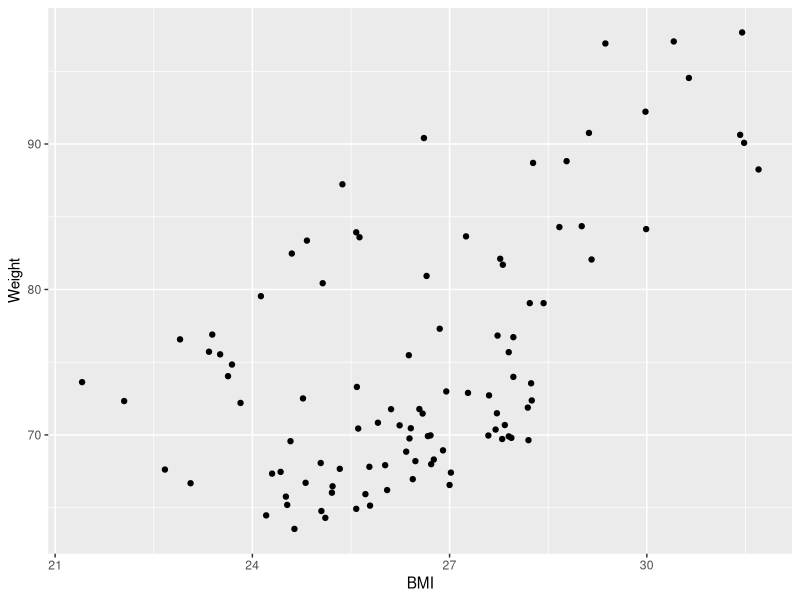
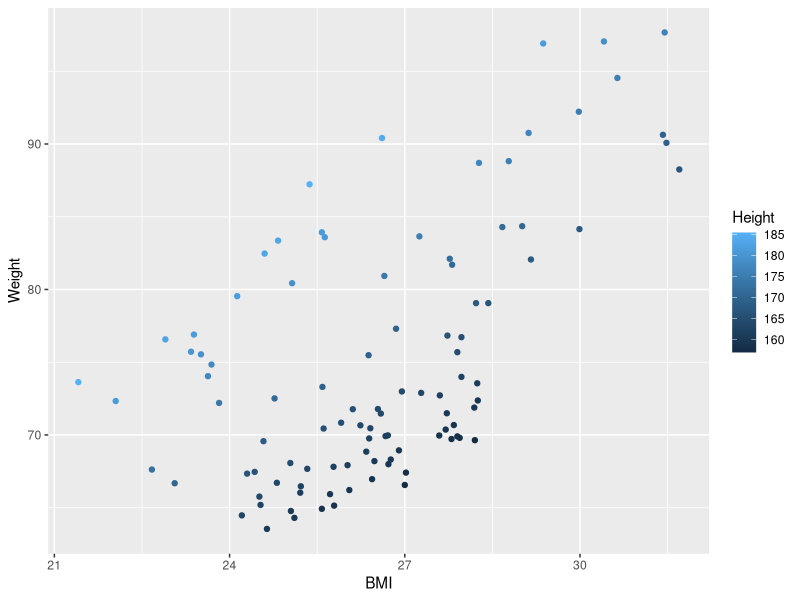
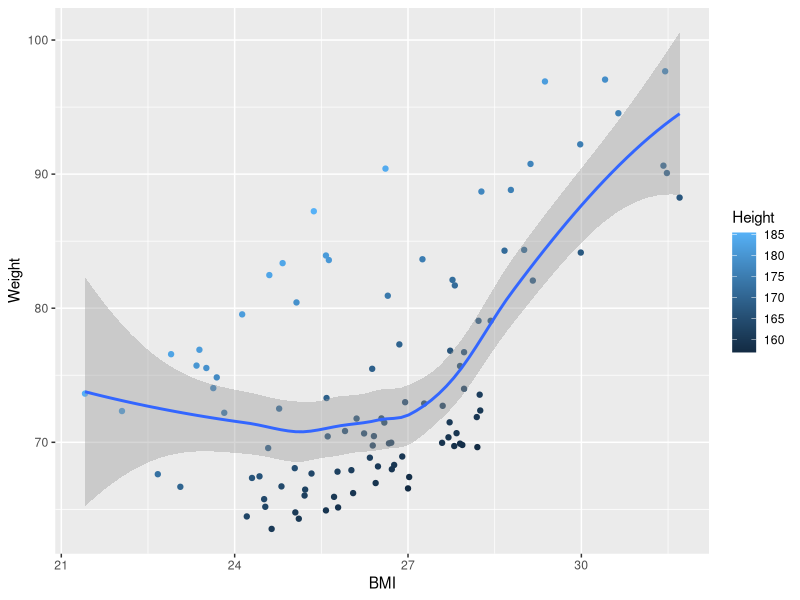
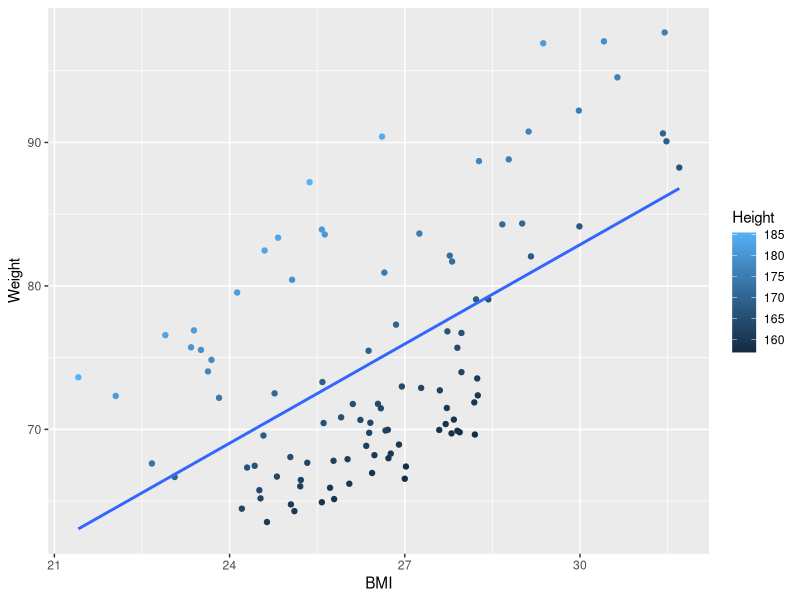
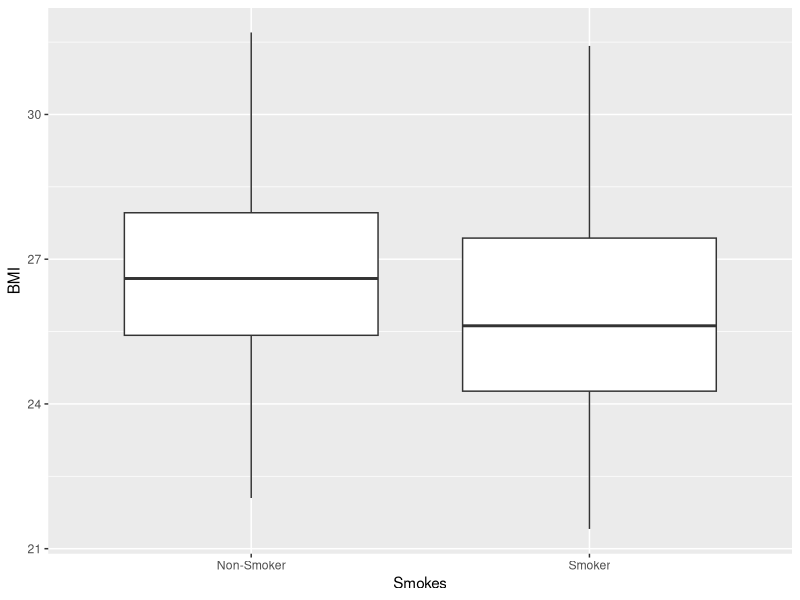
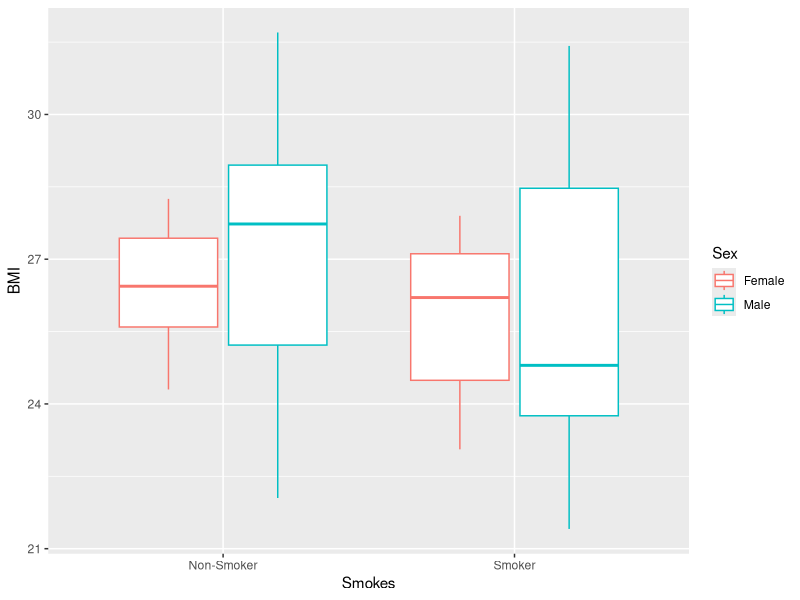
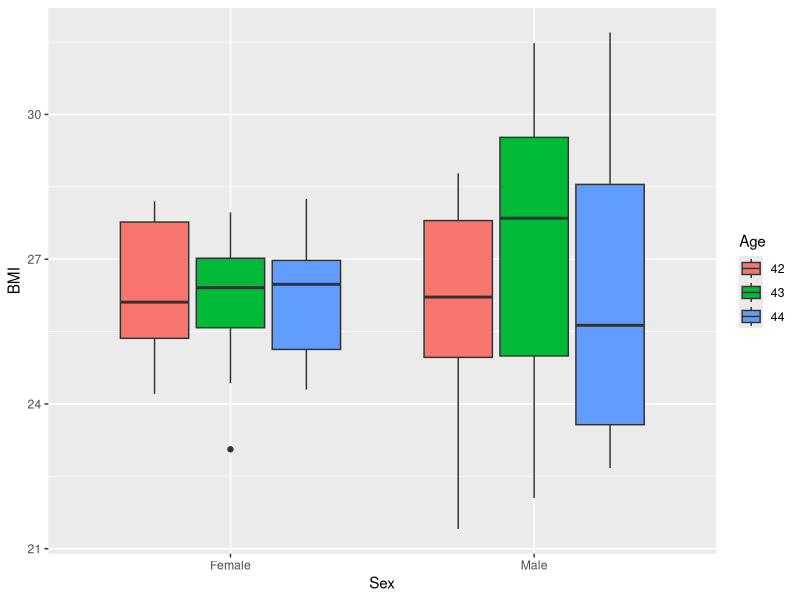
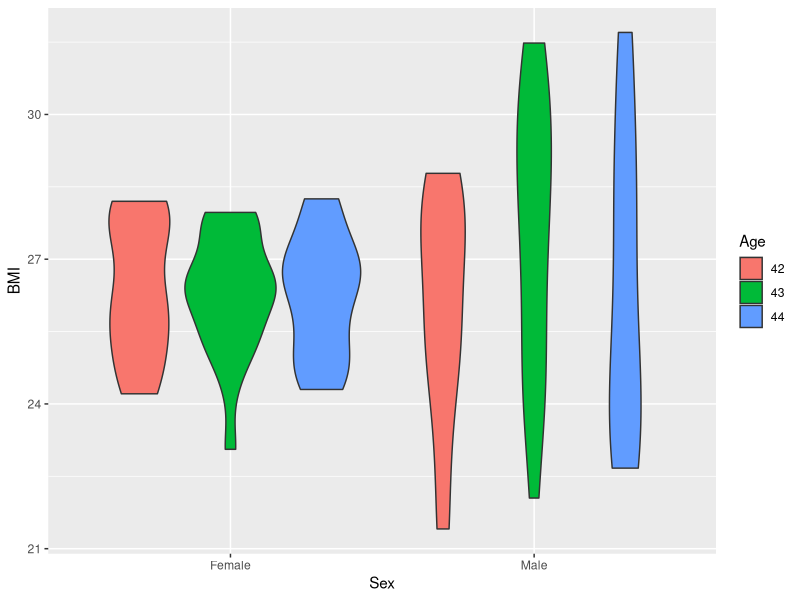

These figures' R source, in order:
## ---- chunk 1
library(tidyverse)
patients <- read_tsv("data/patient-data-cleaned.txt")
patients
## ---- chunk 2
ggplot(data = patients, mapping = aes(x = BMI, y = Weight)) +
  geom_point()
## ---- chunk 3
ggplot(data = patients, mapping = aes(x = BMI, y = Weight, colour = Height)) +
  geom_point()
## ---- chunk 4
ggplot(data = patients, mapping = aes(x = BMI, y = Weight, colour = Height)) +
  geom_point() +
  geom_smooth()
## ---- chunk 5
ggplot(data = patients, mapping = aes(x = BMI, y = Weight, colour = Height)) +
  geom_point() +
  geom_smooth(method = "lm", se = FALSE)
## ---- chunk 6
ggplot(data = patients, mapping = aes(x = Smokes, y = BMI)) +
  geom_boxplot()
## ---- chunk 7
ggplot(data = patients, mapping = aes(x = Smokes, y = BMI, colour = Sex)) +
  geom_boxplot()
## ---- chunk 8
patients$Age <- factor(patients$Age)
ggplot(data = patients, mapping = aes(x = Sex, y = BMI, fill = Age)) +
  geom_boxplot()
## ---- chunk 9
ggplot(data = patients, mapping = aes(x = Sex, y = BMI, fill = Age)) +
  geom_violin()
## ---- chunk 10
ggplot(data = patients, mapping = aes(x = BMI)) +
  geom_histogram(fill = "blue", binwidth = 0.5)
## ---- chunk 11
ggplot(data = patients, mapping = aes(x = BMI)) +
  geom_density()
## ---- chunk 12
ggplot(data = patients, mapping = aes(x = BMI)) +
  geom_density(aes(fill = Sex), alpha = 0.5)
## ---- chunk 13
diabetes <- read_tsv("data/diabetes.txt")
diabetes <- diabetes[diabetes$ID%in%c("AC/AH/001", "AC/AH/017", "AC/AH/020"),]
diabetes
## ---- chunk 14
ggplot(diabetes, aes(x=Date, y=Glucose, group=ID)) +
  geom_line(aes(colour=ID))
## ---- chunk 15
ggplot(diabetes, aes(x=Date, y=Glucose, group=ID)) +
  geom_line(aes(colour=ID)) +
  geom_point(aes(fill=ID), shape=21)
